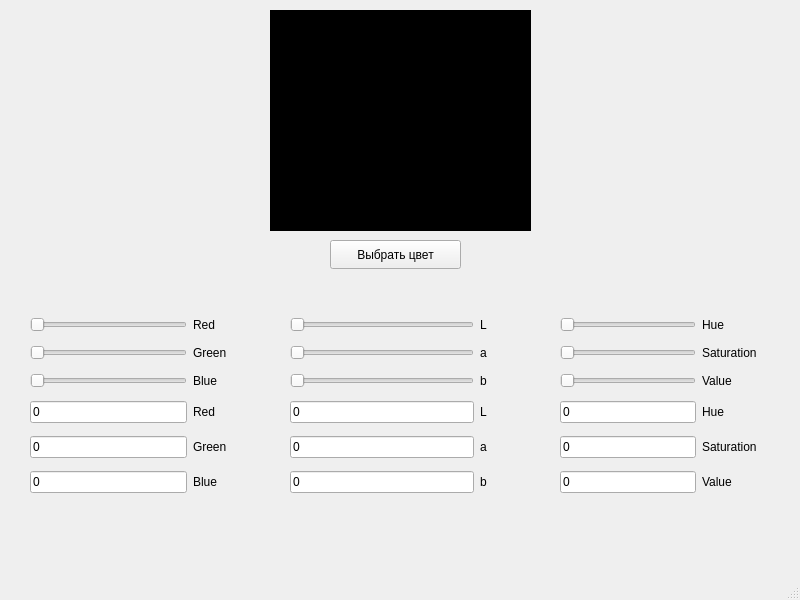
<?xml version="1.0" encoding="UTF-8"?>
<ui version="4.0">
 <class>MainWindow</class>
 <widget class="QMainWindow" name="MainWindow">
  <property name="geometry">
   <rect>
    <x>0</x>
    <y>0</y>
    <width>800</width>
    <height>600</height>
   </rect>
  </property>
  <property name="windowTitle">
   <string>Colors</string>
  </property>
  <widget class="QWidget" name="centralwidget">
   <widget class="QLabel" name="color">
    <property name="geometry">
     <rect>
      <x>270</x>
      <y>10</y>
      <width>261</width>
      <height>221</height>
     </rect>
    </property>
    <property name="styleSheet">
     <string notr="true">background-color: black;</string>
    </property>
    <property name="text">
     <string/>
    </property>
   </widget>
   <widget class="QPushButton" name="pushButton">
    <property name="geometry">
     <rect>
      <x>330</x>
      <y>240</y>
      <width>131</width>
      <height>29</height>
     </rect>
    </property>
    <property name="text">
     <string>Выбрать цвет</string>
    </property>
   </widget>
   <widget class="QWidget" name="gridLayoutWidget">
    <property name="geometry">
     <rect>
      <x>30</x>
      <y>310</y>
      <width>197</width>
      <height>196</height>
     </rect>
    </property>
    <layout class="QGridLayout" name="gridLayout">
     <item row="3" column="0">
      <widget class="QLineEdit" name="redEdit">
       <property name="text">
        <string>0</string>
       </property>
      </widget>
     </item>
     <item row="4" column="0">
      <widget class="QLineEdit" name="greenEdit">
       <property name="text">
        <string>0</string>
       </property>
      </widget>
     </item>
     <item row="0" column="0">
      <widget class="QSlider" name="redSlider">
       <property name="acceptDrops">
        <bool>false</bool>
       </property>
       <property name="maximum">
        <number>255</number>
       </property>
       <property name="value">
        <number>0</number>
       </property>
       <property name="orientation">
        <enum>Qt::Horizontal</enum>
       </property>
      </widget>
     </item>
     <item row="0" column="1">
      <widget class="QLabel" name="redLabel">
       <property name="text">
        <string>Red</string>
       </property>
      </widget>
     </item>
     <item row="1" column="1">
      <widget class="QLabel" name="greenLabel">
       <property name="text">
        <string>Green</string>
       </property>
      </widget>
     </item>
     <item row="3" column="1">
      <widget class="QLabel" name="redLabel2">
       <property name="text">
        <string>Red</string>
       </property>
      </widget>
     </item>
     <item row="5" column="0">
      <widget class="QLineEdit" name="blueEdit">
       <property name="text">
        <string>0</string>
       </property>
      </widget>
     </item>
     <item row="5" column="1">
      <widget class="QLabel" name="blueLabel2">
       <property name="text">
        <string>Blue</string>
       </property>
      </widget>
     </item>
     <item row="2" column="1">
      <widget class="QLabel" name="blueLabel">
       <property name="text">
        <string>Blue</string>
       </property>
      </widget>
     </item>
     <item row="4" column="1">
      <widget class="QLabel" name="greenLabel2">
       <property name="text">
        <string>Green</string>
       </property>
      </widget>
     </item>
     <item row="1" column="0">
      <widget class="QSlider" name="greenSlider">
       <property name="acceptDrops">
        <bool>false</bool>
       </property>
       <property name="maximum">
        <number>255</number>
       </property>
       <property name="value">
        <number>0</number>
       </property>
       <property name="orientation">
        <enum>Qt::Horizontal</enum>
       </property>
      </widget>
     </item>
     <item row="2" column="0">
      <widget class="QSlider" name="blueSlider">
       <property name="acceptDrops">
        <bool>false</bool>
       </property>
       <property name="maximum">
        <number>255</number>
       </property>
       <property name="pageStep">
        <number>10</number>
       </property>
       <property name="value">
        <number>0</number>
       </property>
       <property name="orientation">
        <enum>Qt::Horizontal</enum>
       </property>
      </widget>
     </item>
    </layout>
   </widget>
   <widget class="QWidget" name="gridLayoutWidget_2">
    <property name="geometry">
     <rect>
      <x>290</x>
      <y>310</y>
      <width>197</width>
      <height>196</height>
     </rect>
    </property>
    <layout class="QGridLayout" name="gridLayout_2">
     <item row="3" column="0">
      <widget class="QLineEdit" name="LEdit">
       <property name="text">
        <string>0</string>
       </property>
      </widget>
     </item>
     <item row="4" column="0">
      <widget class="QLineEdit" name="aEdit">
       <property name="text">
        <string>0</string>
       </property>
      </widget>
     </item>
     <item row="0" column="0">
      <widget class="QSlider" name="LSlider">
       <property name="acceptDrops">
        <bool>false</bool>
       </property>
       <property name="maximum">
        <number>100</number>
       </property>
       <property name="value">
        <number>0</number>
       </property>
       <property name="orientation">
        <enum>Qt::Horizontal</enum>
       </property>
      </widget>
     </item>
     <item row="1" column="1">
      <widget class="QLabel" name="aLabel">
       <property name="text">
        <string>a</string>
       </property>
      </widget>
     </item>
     <item row="3" column="1">
      <widget class="QLabel" name="LLabel2">
       <property name="text">
        <string>L</string>
       </property>
      </widget>
     </item>
     <item row="5" column="0">
      <widget class="QLineEdit" name="bEdit">
       <property name="text">
        <string>0</string>
       </property>
      </widget>
     </item>
     <item row="5" column="1">
      <widget class="QLabel" name="bLabel2">
       <property name="text">
        <string>b</string>
       </property>
      </widget>
     </item>
     <item row="2" column="1">
      <widget class="QLabel" name="bLabel">
       <property name="text">
        <string>b</string>
       </property>
      </widget>
     </item>
     <item row="4" column="1">
      <widget class="QLabel" name="aLabel2">
       <property name="text">
        <string>a</string>
       </property>
      </widget>
     </item>
     <item row="1" column="0">
      <widget class="QSlider" name="aSlider">
       <property name="acceptDrops">
        <bool>false</bool>
       </property>
       <property name="minimum">
        <number>-128</number>
       </property>
       <property name="maximum">
        <number>127</number>
       </property>
       <property name="value">
        <number>-128</number>
       </property>
       <property name="orientation">
        <enum>Qt::Horizontal</enum>
       </property>
      </widget>
     </item>
     <item row="2" column="0">
      <widget class="QSlider" name="bSlider">
       <property name="acceptDrops">
        <bool>false</bool>
       </property>
       <property name="minimum">
        <number>-128</number>
       </property>
       <property name="maximum">
        <number>127</number>
       </property>
       <property name="pageStep">
        <number>10</number>
       </property>
       <property name="value">
        <number>-128</number>
       </property>
       <property name="orientation">
        <enum>Qt::Horizontal</enum>
       </property>
      </widget>
     </item>
     <item row="0" column="1">
      <widget class="QLabel" name="LLabel">
       <property name="text">
        <string>L</string>
       </property>
      </widget>
     </item>
    </layout>
   </widget>
   <widget class="QWidget" name="gridLayoutWidget_3">
    <property name="geometry">
     <rect>
      <x>560</x>
      <y>310</y>
      <width>197</width>
      <height>196</height>
     </rect>
    </property>
    <layout class="QGridLayout" name="gridLayout_3">
     <item row="3" column="0">
      <widget class="QLineEdit" name="hueEdit">
       <property name="text">
        <string>0</string>
       </property>
      </widget>
     </item>
     <item row="4" column="0">
      <widget class="QLineEdit" name="saturationEdit">
       <property name="text">
        <string>0</string>
       </property>
      </widget>
     </item>
     <item row="0" column="0">
      <widget class="QSlider" name="hueSlider">
       <property name="acceptDrops">
        <bool>false</bool>
       </property>
       <property name="maximum">
        <number>359</number>
       </property>
       <property name="value">
        <number>0</number>
       </property>
       <property name="orientation">
        <enum>Qt::Horizontal</enum>
       </property>
      </widget>
     </item>
     <item row="0" column="1">
      <widget class="QLabel" name="hueLabel">
       <property name="text">
        <string>Hue</string>
       </property>
      </widget>
     </item>
     <item row="1" column="1">
      <widget class="QLabel" name="saturationLabel">
       <property name="text">
        <string>Saturation</string>
       </property>
      </widget>
     </item>
     <item row="3" column="1">
      <widget class="QLabel" name="hueLabel2">
       <property name="text">
        <string>Hue</string>
       </property>
      </widget>
     </item>
     <item row="5" column="0">
      <widget class="QLineEdit" name="valueEdit">
       <property name="text">
        <string>0</string>
       </property>
      </widget>
     </item>
     <item row="5" column="1">
      <widget class="QLabel" name="valueLabel2">
       <property name="text">
        <string>Value</string>
       </property>
      </widget>
     </item>
     <item row="2" column="1">
      <widget class="QLabel" name="valueLabel">
       <property name="text">
        <string>Value</string>
       </property>
      </widget>
     </item>
     <item row="4" column="1">
      <widget class="QLabel" name="saturationLabel2">
       <property name="text">
        <string>Saturation</string>
       </property>
      </widget>
     </item>
     <item row="1" column="0">
      <widget class="QSlider" name="saturationSlider">
       <property name="acceptDrops">
        <bool>false</bool>
       </property>
       <property name="maximum">
        <number>255</number>
       </property>
       <property name="value">
        <number>0</number>
       </property>
       <property name="orientation">
        <enum>Qt::Horizontal</enum>
       </property>
      </widget>
     </item>
     <item row="2" column="0">
      <widget class="QSlider" name="valueSlider">
       <property name="acceptDrops">
        <bool>false</bool>
       </property>
       <property name="maximum">
        <number>255</number>
       </property>
       <property name="pageStep">
        <number>10</number>
       </property>
       <property name="value">
        <number>0</number>
       </property>
       <property name="orientation">
        <enum>Qt::Horizontal</enum>
       </property>
      </widget>
     </item>
    </layout>
   </widget>
  </widget>
  <widget class="QMenuBar" name="menubar">
   <property name="geometry">
    <rect>
     <x>0</x>
     <y>0</y>
     <width>800</width>
     <height>26</height>
    </rect>
   </property>
  </widget>
  <widget class="QStatusBar" name="statusbar"/>
 </widget>
 <resources/>
 <connections/>
</ui>
